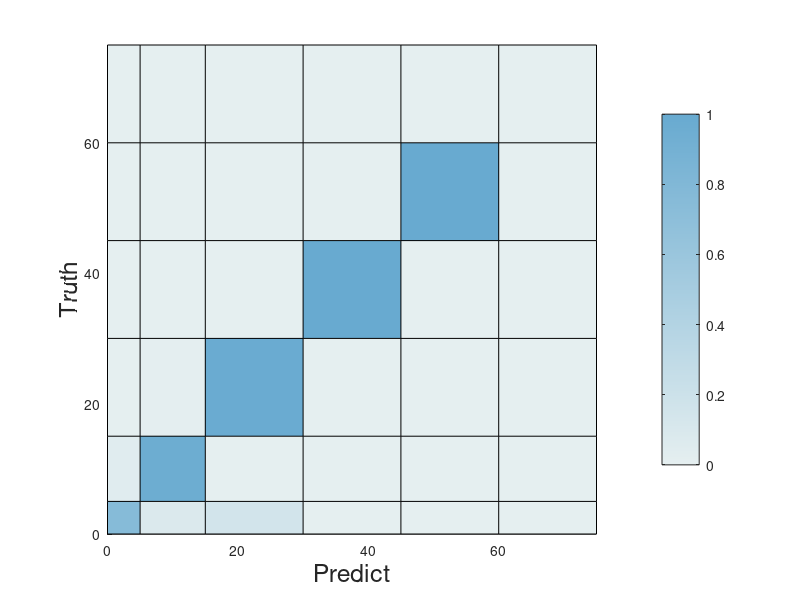

Reproduce this figure in MATLAB. (Note: this script raises an error after producing the figure.)
% Inputs
data = [ 89	10	18	0	0	0; ...
         23	495	0	0	0	0; ...
         6	13	834	0	0	0; ...
         0	0	0	38	0	0; ...
         0	0	0	0	1	0; ...
         0	0	0	0	0	0];

normalized_data = zeros(size(data));
for i = 1:size(data, 1)
    row = data(i, :);
    if sum(row) ~= 0
        normalized_row = row / sum(row);
    else
        normalized_row = row;
    end
    normalized_data(i, :) = normalized_row;
end



% disp(normalized_data);

rowWidths = [5 10 15 15 15 15];
colWidths = [5 10 15 15 15 15];


%rowWidths = [10, 20];   %mm, one for each row of data; applied bottom to top
%colWidths = [5 15 20];  %mm, one for each col of data; applied left to right

% Produce figure
fig = figure(); 
ax = axes(fig); 

% Plot image
[xg,yg] = meshgrid([0,cumsum(colWidths)], [0,cumsum(rowWidths)]);
sh = surf(xg, yg, zeros(size(xg)), padarray(normalized_data,[1,1], 0, 'post'));

% Set colormap
n = 255;

% sky cmap
% cmap = [linspace(.9, 0, n)', linspace(.9447, .447, n)', linspace(.9741, .741, n)'];

% green cmap
% cmap = [linspace(0.9216, .2431,  n)', linspace(0.949, .6549, n)', linspace(0.9529, .3529, n)'];

% unify blue cmap
 cmap = [linspace(0.898039, 0.40784,  n)', linspace(0.93725, 0.666666, n)', linspace(0.941176, 0.815686, n)'];


disp(cmap);


%{
ano_cmap = [
            158 179 196
            182 194 160
            206 210 187
            230 226 181
            249 237 176
            243 218 152
            236 199 128
            231 179 106
            ];


normalized_cmap = zeros(size(ano_cmap));
for i = 1:size(ano_cmap, 1)
    row = ano_cmap(i, :);
    normalized_row = row / 255;
    normalized_cmap(i, :) = normalized_row;
end
%}

colormap(ax, cmap)
% cb = colorbar(ax, cmap);
colorbar('TickDirection', 'out');

axis tight
axis equal
view(2)

% Label X axis and Y axis
xlabel('Predict', 'FontSize', 18)
ylabel('Truth', 'FontSize', 18)


ax = gca;
ax.FontName = "Arial";
ax.XAxis.Label.Position(2) = -5.2;
ax.YAxis.Label.Position(1) = -6.2;


axis_mark = ["R9 G2" "R9 G4" "R9 G6" "R9 D0" "R10 G6" "R10 D0"];

% find rectangle centers
xCnt = xg(1:end-1,1:end-1) + diff(xg(1,:))/2;
yCnt = yg(1:end-1,1:end-1) + diff(yg(:,1))/2;

% Add markers for X axis
for i = 1:size(xCnt, 2)
    text(xCnt(1,i)-2, yg(1,1)-2.75, axis_mark(i), ...
        'HorizontalAlignment','center',...
        'VerticalAlignment','middle', ...
        'FontSize', 16, 'Rotation', 45);
end

% Add markers for Y axis
for i = 1:size(yCnt, 1)
    text(xg(1,1)-3.5, yCnt(i,1), axis_mark(i), ...
        'HorizontalAlignment','center',...
        'VerticalAlignment','middle', ...
        'FontSize', 16);
end


% Add label to each grid
th = text(xCnt(:), yCnt(:), compose('%.2f', normalized_data(:)), ...
    'HorizontalAlignment','center',...
    'VerticalAlignment','middle', ...
    'FontSize', 18, 'Color', 'black');

% Remove X axis tick labels
xticks([]); 
yticks([]);






